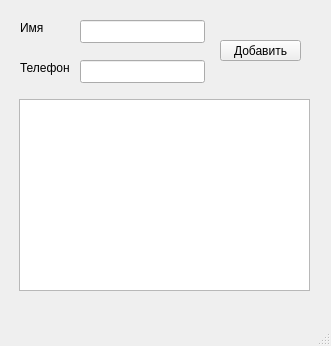
<?xml version="1.0" encoding="UTF-8"?>
<ui version="4.0">
 <class>MainWindow</class>
 <widget class="QMainWindow" name="MainWindow">
  <property name="geometry">
   <rect>
    <x>0</x>
    <y>0</y>
    <width>331</width>
    <height>346</height>
   </rect>
  </property>
  <property name="windowTitle">
   <string>MainWindow</string>
  </property>
  <widget class="QWidget" name="centralwidget">
   <widget class="QListView" name="listView">
    <property name="geometry">
     <rect>
      <x>19</x>
      <y>99</y>
      <width>291</width>
      <height>192</height>
     </rect>
    </property>
   </widget>
   <widget class="QPushButton" name="pushButton">
    <property name="geometry">
     <rect>
      <x>220</x>
      <y>40</y>
      <width>81</width>
      <height>21</height>
     </rect>
    </property>
    <property name="text">
     <string>Добавить</string>
    </property>
   </widget>
   <widget class="QLineEdit" name="lineEdit">
    <property name="geometry">
     <rect>
      <x>80</x>
      <y>20</y>
      <width>125</width>
      <height>23</height>
     </rect>
    </property>
   </widget>
   <widget class="QLineEdit" name="lineEdit_2">
    <property name="geometry">
     <rect>
      <x>80</x>
      <y>60</y>
      <width>125</width>
      <height>23</height>
     </rect>
    </property>
   </widget>
   <widget class="QLabel" name="label">
    <property name="geometry">
     <rect>
      <x>20</x>
      <y>20</y>
      <width>26</width>
      <height>16</height>
     </rect>
    </property>
    <property name="text">
     <string>Имя</string>
    </property>
   </widget>
   <widget class="QLabel" name="label_2">
    <property name="geometry">
     <rect>
      <x>20</x>
      <y>60</y>
      <width>56</width>
      <height>16</height>
     </rect>
    </property>
    <property name="text">
     <string>Телефон</string>
    </property>
   </widget>
  </widget>
  <widget class="QMenuBar" name="menubar">
   <property name="geometry">
    <rect>
     <x>0</x>
     <y>0</y>
     <width>331</width>
     <height>20</height>
    </rect>
   </property>
  </widget>
  <widget class="QStatusBar" name="statusbar"/>
 </widget>
 <resources/>
 <connections/>
</ui>
